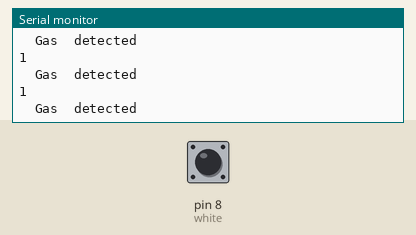
Simulated run of this sketch. Board: Arduino Uno, built with avr-gcc and run on an emulated ATmega328P. Shown: the last lines printed to the serial monitor. The inputs (shaded band) are chosen by the test bench; at power-on: pin 8 (white) HIGH.

Above: at 1.2 s.
1.3 s: pin 8 (white) driven LOW
At 2.4 s:
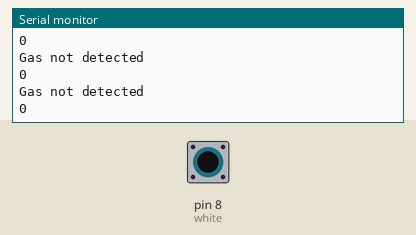
2.8 s: pin 8 (white) driven HIGH
At 3.5 s:
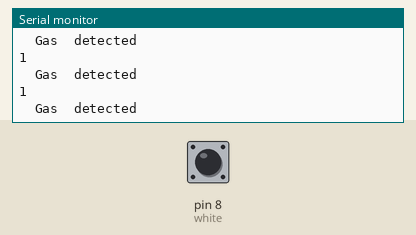
5.8 s: pin 8 (white) pulsed LOW 5 times (0.12 s each, 0.3 s apart)
10.3 s: pin 8 (white) pulsed LOW 5 times (0.12 s each, 0.3 s apart)
14.8 s: pin 8 (white) driven LOW
At 15.4 s:
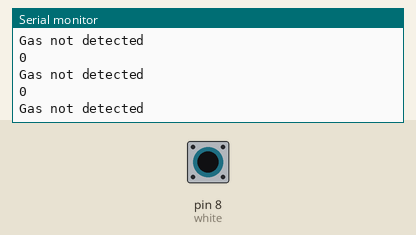
17.8 s: pin 8 (white) driven HIGH
At 18.4 s:
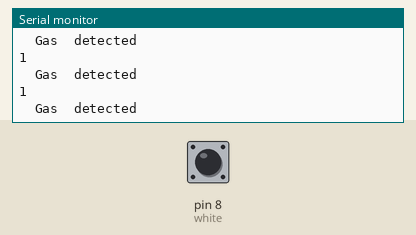

The sketch:

Gas_Detact_Sesor_Code.ino
```cpp
//Use the gas detect Sensor MQ_2 to dected gas Lekage.Use with three pin. Pin_1 use with VCC(Current) pin_2 GND(Ground) pin_3 use with DO(Digital Value 0-1)

int white=8;

void setup() {
  Serial.begin(9600);
   pinMode(white,INPUT);


}

void loop()
{
  int x=digitalRead(white);

  Serial.println(x);

  if (x==0)
  {
  Serial.println("Gas not detected");
  }
  else
 {

  Serial.println("  Gas  detected");

 }

}
```

Measured:
- after the input at 1.3 s, the serial monitor: prints a new line after 0.07 s (image 1)
- after the input at 14.8 s, the serial monitor: prints a new line after 0.08 s (image 3)
